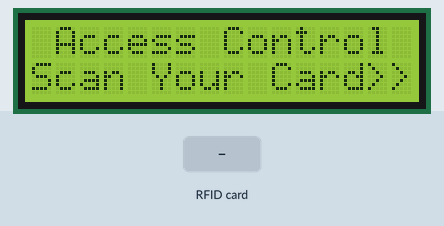
Recording of a sketch running on a simulated ESP8266 (NodeMCU). On the bench: 16×2 character LCD. The inputs (shaded band) are chosen by the test bench. WiFi joins after 1.5 s; servers stay silent unless stated; uploads are accepted with an empty reply; what the sketch prints to the serial monitor is not drawn.

Above: at 2.8 s.
2.9 s: RFID card F1 6D 96 1C held to the reader
At 5.0 s:
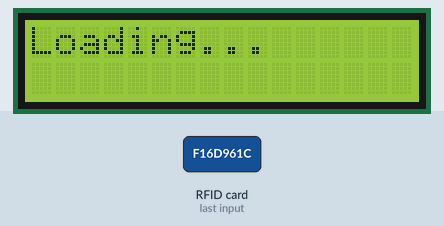
5.9 s: RFID card C3 FC B3 92 held to the reader
At 7.4 s:
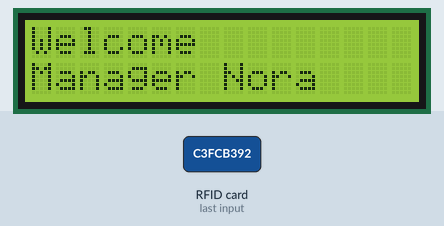
At 12.7 s:
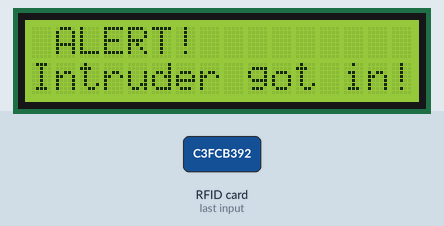
Timing chart, 0 to 14.2 s (numbered marks = the images above; inputs shaded):
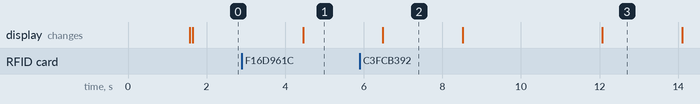

The sketch:

NodeMCU-Code.ino
```cpp
#include <EMailSender.h>
#include <SPI.h>
#include <MFRC522.h>
#include <ESP8266WiFi.h>
#include <WiFiClientSecure.h>
#include <LiquidCrystal_I2C.h>
#include <Wire.h>
#define my_email "write your email"
#define password "password of your email"
//#define reci_email1 "knkmmnk@gmail.com"fatmhshybh514@gmail.com
#define reci_email2 "email of employee"
//#define reci_email3 "mennaashraf200312@gmail.com"
#define reci_email_manager "email of manager"
#define server "smtp.gmail.com"
#define port 465
EMailSender sender_2(my_email,password,reci_email2,server,port);
EMailSender sender_manager(my_email,password,reci_email_manager,server,port);
#define SS_PIN D4
#define RST_PIN D3
MFRC522 mfrc522(SS_PIN, RST_PIN);
const char* host = "script.google.com";
const int httpsPort = 443;
LiquidCrystal_I2C lcd(0x27,16,2);
const char* ssid = "your wifi name";
const char* password1 = "password of your wifi";
String GOOGLE_SCRIPT_ID = "AKfycbzeDMVAi7LNmQp94Xow5Y9BZ7O1tTLVWKrZuTVCZ4ctNi4mP73KNWFmkokgJLxAOVmeJQ";
WiFiClientSecure client;
void setup() {
  Serial.begin(115200);
  WiFi.begin(ssid, password1);
  while (WiFi.status() != WL_CONNECTED) {
    delay(500);
    Serial.print(".");
  }
  while (!Serial);
  Wire.begin();
  lcd.init();
  lcd.setBacklight(1);
  SPI.begin();
  mfrc522.PCD_Init();
  delay(4);
  mfrc522.PCD_DumpVersionToSerial();
   lcd.clear();
  lcd.print(" Access Control :");
  lcd.setCursor(0, 1);
  lcd.print("Scan Your Card>>");
}
byte readCard[4];
void loop() {
  if (!mfrc522.PICC_IsNewCardPresent()) {
    return;
  }
  if (!mfrc522.PICC_ReadCardSerial()) {
    return;
  }
  Serial.println(F("Scanned card"));
  String uid = "";
  for (uint8_t i = 0; i < 4; i++) {  //
    readCard[i] = mfrc522.uid.uidByte[i];
    Serial.print(readCard[i], HEX);
    uid += String(readCard[i],HEX);
  }
  Serial.println("");
   if(uid=="c3fcb392"){
       while (WiFi.status() != WL_CONNECTED) {
    delay(500);
    Serial.print(".");
  }
       EMailSender::EMailMessage msg_to_employees;
   msg_to_employees.subject =" Emergency notification ";
    msg_to_employees.message="An intruder with unknown intentions and an ID number c3fcb392 is inside.Be aware of your surroundings, secure yourself behind lockeddoors, find other shelter or leave immediately.Please limit phone use so phone lines are available for emergency messaging. Standby for additional messages regarding this incident.If you find the intruder please report to security ASAP." ;
    EMailSender::Response resp2=sender_2.send(reci_email2,msg_to_employees);
   EMailSender::EMailMessage msg_to_manager;
    msg_to_manager.subject =" Emergency notification ";
    msg_to_manager.message="An intruder with unknown intentions used a banned ID card number c3fcb392.We advice that you follow procedurces ASAP to handle the situation." ;
    EMailSender::Response resp4=sender_manager.send(reci_email_manager,msg_to_manager);//rec_email,msg
    Serial.print("Sending the Emails:");
    Serial.println(resp2.desc);
   Serial.println(resp4.desc);
  }
  String data = sendData( "&uid=" + uid,NULL,uid);
  if(uid=="c3fcb392"){
     Serial.print("banned");
      delay(1000);
  banned();
  }
  else if(uid=="f16d961c"){
      Serial.print("manager");
      delay(1000);
manager();
  }
  else{
     Serial.print("employee");
      delay(1000);
 employee();
  }

  mfrc522.PICC_HaltA();
}
String sendData(String params, char* domain,String uid) {
  bool needRedir = false;
  if (domain == NULL)
  {
    domain=(char*)host;
    needRedir = true;
    params = "/macros/s/" + GOOGLE_SCRIPT_ID + "/exec?" + "uid=" + uid;
  }
  Serial.println(*domain);
  String result = "";
  client.setInsecure();
  Serial.print("connecting to ");
  Serial.println(host);
  if (!client.connect(host, httpsPort)) {
    Serial.println("connection failed");
    return "";
  }
  Serial.print("requesting URL: ");
  Serial.println(params);
  client.print(String("GET ") + params + " HTTP/1.1\r\n" +
    "Host: " + domain + "\r\n" +
    "Connection: close\r\n\r\n");
  Serial.println("request sent");
  while (client.connected()) {
    String line = client.readStringUntil('\n');
    if (needRedir) {
    int ind = line.indexOf("/macros/echo?user");
    if (ind > 0)
    {
      Serial.println(line);
      line = line.substring(ind);
      ind = line.lastIndexOf("\r");
      line = line.substring(0, ind);
      Serial.println(line);
      result = line;
    }
    }
    if (line == "\r") {
      Serial.println("headers received");
      break;
    }
  }
  while (client.available()) {
    String line = client.readStringUntil('\n');
    if(!needRedir)
    if (line.length() > 5)
      result = line;
    }
  if (needRedir)
    return sendData(result, "script.googleusercontent.com","");
  else return result;
}
void banned(){
    lcd.clear();
  lcd.print(" ALERT! ");
  lcd.setCursor(0, 1);
  lcd.print("Intruder got in!");
  delay(2000);
  lcd.clear();
  lcd.print(" Access Control :");
  lcd.setCursor(0, 1);
  lcd.print("Scan Your Card>>");
}
void manager(){
 lcd.clear();
  lcd.print("Loading...");
  delay(2000);
    lcd.clear();
   lcd.setCursor(0, 0);
    lcd.print("Welcome ");
    lcd.setCursor(0, 1);
    lcd.print("Manager Nora");
  delay(2000);
  /// return everything back
  lcd.clear();
  lcd.print(" Access Control :");
  lcd.setCursor(0, 1);
  lcd.print("Scan Your Card>>");
}
void employee(){
 lcd.clear();
  lcd.print("Loading...");
    delay(2000);
   lcd.setCursor(0, 1);
   lcd.clear();
  lcd.print("Welcome Layla  ");
  delay(2000);
  lcd.clear();
  lcd.print(" Access Control :");
  lcd.setCursor(0, 1);
  lcd.print("Scan Your Card>>");
}
```

Measured:
- after the input at 2.9 s, the display: changes after 1.6 s (image 1)
- after the input at 5.9 s, the display: first differs from a run without the input after 6.2 s (image 3)
- what the display in image 2 shows lasts 2.0 s, from 6.5 s to 8.5 s
